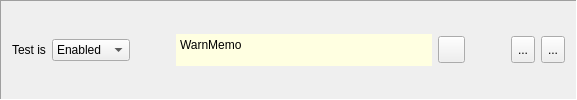
    <widget class="QFrame" name="Bevel11">
     <property name="frameShape">
      <enum>QFrame::Panel</enum>
     </property>
     <property name="frameShadow">
      <enum>QFrame::Sunken</enum>
     </property>
     <layout class="QHBoxLayout" name="horizontalLayout_5">
      <property name="spacing">
       <number>6</number>
      </property>
      <property name="topMargin">
       <number>0</number>
      </property>
      <property name="bottomMargin">
       <number>0</number>
      </property>
      <item>
       <widget class="QLabel" name="lblTestIs">
        <property name="text">
         <string>Test is</string>
        </property>
        <property name="buddy">
         <cstring>cmbEnabled</cstring>
        </property>
       </widget>
      </item>
      <item>
       <widget class="QComboBox" name="cmbEnabled">
        <property name="whatsThis">
         <string>This option enables or disables test execution.</string>
        </property>
        <item>
         <property name="text">
          <string>Enabled</string>
         </property>
        </item>
        <item>
         <property name="text">
          <string>Disabled</string>
         </property>
        </item>
       </widget>
      </item>
      <item>
       <spacer name="horizontalSpacer_2">
        <property name="orientation">
         <enum>Qt::Horizontal</enum>
        </property>
        <property name="sizeHint" stdset="0">
         <size>
          <width>40</width>
          <height>20</height>
         </size>
        </property>
       </spacer>
      </item>
      <item>
       <widget class="QPlainTextEdit" name="WarnMemo">
        <property name="sizePolicy">
         <sizepolicy hsizetype="Expanding" vsizetype="Preferred">
          <horstretch>0</horstretch>
          <verstretch>0</verstretch>
         </sizepolicy>
        </property>
        <property name="maximumSize">
         <size>
          <width>16777215</width>
          <height>32</height>
         </size>
        </property>
        <property name="palette">
         <palette>
          <active>
           <colorrole role="Base">
            <brush brushstyle="SolidPattern">
             <color alpha="255">
              <red>255</red>
              <green>255</green>
              <blue>225</blue>
             </color>
            </brush>
           </colorrole>
          </active>
          <inactive>
           <colorrole role="Base">
            <brush brushstyle="SolidPattern">
             <color alpha="255">
              <red>255</red>
              <green>255</green>
              <blue>225</blue>
             </color>
            </brush>
           </colorrole>
          </inactive>
          <disabled>
           <colorrole role="Base">
            <brush brushstyle="SolidPattern">
             <color alpha="255">
              <red>239</red>
              <green>235</green>
              <blue>231</blue>
             </color>
            </brush>
           </colorrole>
          </disabled>
         </palette>
        </property>
        <property name="frameShape">
         <enum>QFrame::NoFrame</enum>
        </property>
        <property name="plainText">
         <string>WarnMemo</string>
        </property>
       </widget>
      </item>
      <item>
       <widget class="QPushButton" name="btnLinks">
        <property name="sizePolicy">
         <sizepolicy hsizetype="Fixed" vsizetype="Fixed">
          <horstretch>0</horstretch>
          <verstretch>0</verstretch>
         </sizepolicy>
        </property>
        <property name="maximumSize">
         <size>
          <width>27</width>
          <height>27</height>
         </size>
        </property>
        <property name="icon">
         <iconset resource="../qHostMonitor.qrc">
          <normaloff>:/img/test/links.bmp</normaloff>:/img/test/links.bmp</iconset>
        </property>
       </widget>
      </item>
      <item>
       <spacer name="horizontalSpacer">
        <property name="orientation">
         <enum>Qt::Horizontal</enum>
        </property>
        <property name="sizeHint" stdset="0">
         <size>
          <width>40</width>
          <height>20</height>
         </size>
        </property>
       </spacer>
      </item>
      <item>
       <widget class="QToolButton" name="btnPrevTest">
        <property name="enabled">
         <bool>true</bool>
        </property>
        <property name="maximumSize">
         <size>
          <width>16777215</width>
          <height>27</height>
         </size>
        </property>
        <property name="text">
         <string>...</string>
        </property>
        <property name="icon">
         <iconset resource="../qHostMonitor.qrc">
          <normaloff>:/img/test/previous.png</normaloff>:/img/test/previous.png</iconset>
        </property>
       </widget>
      </item>
      <item>
       <widget class="QToolButton" name="btnNextTest">
        <property name="enabled">
         <bool>true</bool>
        </property>
        <property name="maximumSize">
         <size>
          <width>16777215</width>
          <height>27</height>
         </size>
        </property>
        <property name="text">
         <string>...</string>
        </property>
        <property name="icon">
         <iconset resource="../qHostMonitor.qrc">
          <normaloff>:/img/test/next.png</normaloff>:/img/test/next.png</iconset>
        </property>
       </widget>
      </item>
     </layout>
    </widget>
